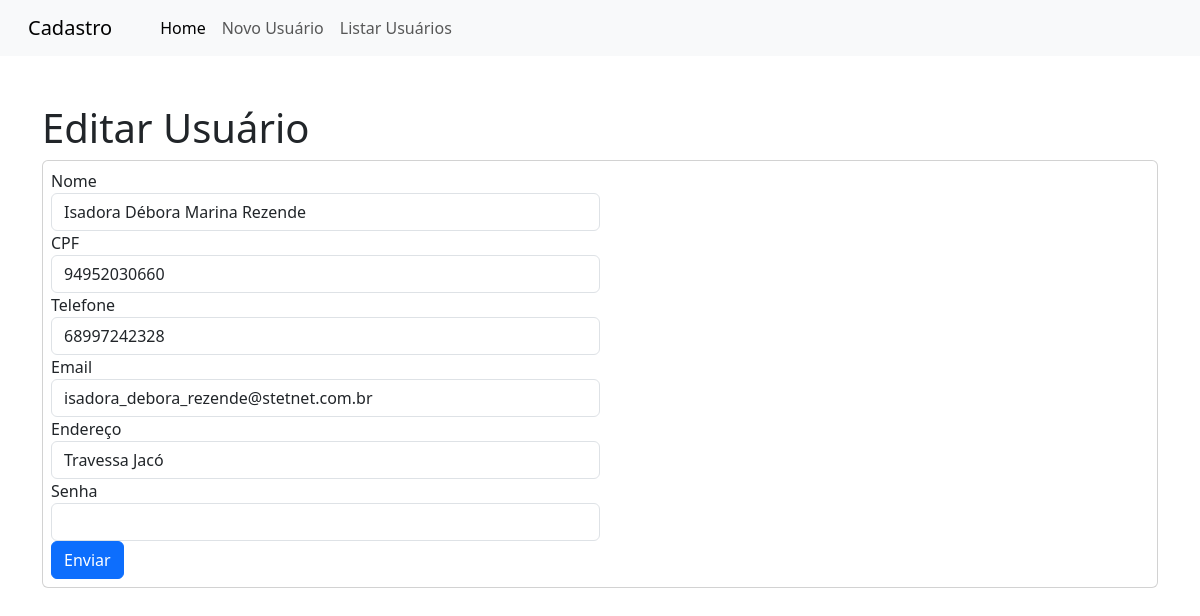
The app's page /?page=editar&id=5 with its own data.
### tables this page shows
CREATE TABLE `usuarios` (
  `id` int(10) UNSIGNED NOT NULL,
  `nome` varchar(45) NOT NULL,
  `cpf` varchar(255) NOT NULL,
  `telefone` varchar(255) NOT NULL,
  `email` varchar(255) NOT NULL,
  `endereço` varchar(255) NOT NULL,
  `senha` varchar(255) NOT NULL
);

### editar-usuario.php (the view, shortened to what this page needs)
<h1>Editar Usuário</h1>
<?php
	$sql = "SELECT * FROM usuarios WHERE id=".$_REQUEST['id'];
	$res = $connection->query($sql);
	$row = $res->fetch_object();
?>
<form action="?page=salvar" method="POST">
	<div class="card p-2">
		<div class="col-md-6">
			<label>Nome</label>
			<input type="text" name="nome" value="<?php print $row->nome; ?>" class="form-control">
		</div>
		<div class="col-md-6">
			<label>CPF</label>
			<input type="text" name="cpf" value="<?php print $row->cpf; ?>" class="form-control" placeholder="Insira seu CPF (SOMENTE NÚMEROS)!" pattern="[0-9]{11}" required>
		</div>
		<div class="col-md-6">
			<label>Telefone</label>
			<input type="telephone" name="telefone" value="<?php print $row->telefone; ?>" class="form-control">
		</div>
		<div class="col-md-6">
			<label>Email</label>
			<input type="email" name="email" value="<?php print $row->email; ?>" class="form-control">
		</div>
		<div class="col-md-6">
			<label>Endereço</label>
			<input type="text" name="endereço" value="<?php print $row->endereço; ?>" class="form-control">
		</div>
		<div class="col-md-6">
			<label>Senha</label>
			<input type="password" name="senha" class="form-control" required>
		</div>
		<div class="col-md-6">
			<button type="submit" class="btn btn-primary">Enviar</button>
		</div>
	</div>
</form>

### records on screen
usuarios: nome "Isadora Débora Marina Rezende", cpf "94952030660", telefone "68997242328", email "isadora_debora_rezende@stetnet.com.br", endereço "Travessa Jacó"
